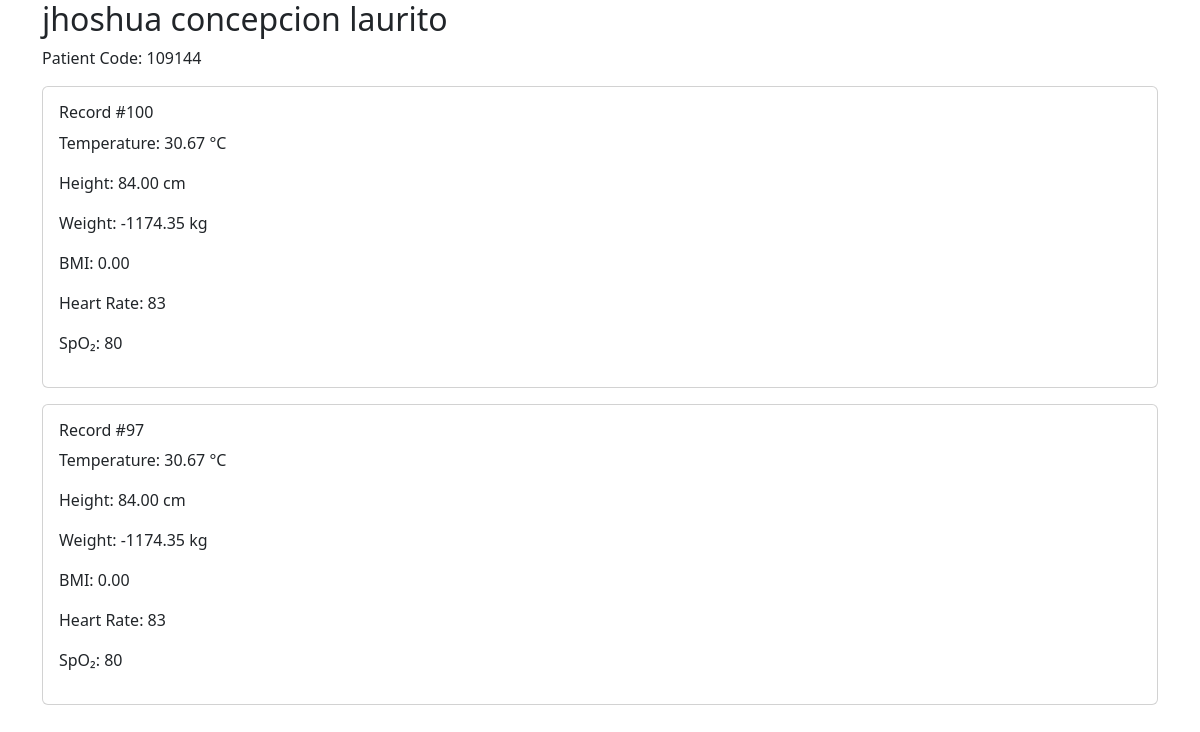
/admin/logs/patient-history-view.php?id=59, run on the app's committed database.
### tables this page shows
CREATE TABLE `users` (
  `id` int(11) NOT NULL,
  `fullname` varchar(100) NOT NULL,
  `last_name` varchar(50) DEFAULT NULL,
  `first_name` varchar(50) DEFAULT NULL,
  `middle_name` varchar(50) DEFAULT NULL,
  `suffix` varchar(20) DEFAULT NULL,
  `age` int(11) DEFAULT NULL,
  `birth_date` date DEFAULT NULL,
  `gender` enum('Male','Female') DEFAULT NULL,
  `address` text DEFAULT NULL,
  `barangay` varchar(100) DEFAULT NULL,
  `city_municipality` varchar(100) DEFAULT NULL,
  `province` varchar(100) DEFAULT NULL,
  `code_number` varchar(6) NOT NULL,
  `role` enum('admin','patient') NOT NULL,
  `created_at` timestamp NOT NULL DEFAULT current_timestamp(),
  `contact_number` varchar(20) DEFAULT NULL,
  `service_type` varchar(50) NOT NULL,
  `patient_number` int(11) NOT NULL DEFAULT 0,
  `blood_type` varchar(5) DEFAULT NULL
);

CREATE TABLE `measurements` (
  `id` int(11) NOT NULL,
  `user_id` int(11) NOT NULL,
  `temperature` decimal(5,2) DEFAULT NULL,
  `weight` decimal(6,2) DEFAULT NULL,
  `height` decimal(6,2) DEFAULT NULL,
  `bmi` decimal(5,2) DEFAULT NULL,
  `heart_rate` int(11) DEFAULT NULL,
  `spo2` int(11) DEFAULT NULL,
  `systolic` int(11) DEFAULT NULL,
  `diastolic` int(11) DEFAULT NULL,
  `created_at` timestamp NOT NULL DEFAULT current_timestamp(),
  `service_type` varchar(100) DEFAULT NULL
);

### admin/logs/patient-history-view.php (the view, shortened to what this page needs)
<?php
$id = (int)$_GET['id'];
$patient = mysqli_fetch_assoc(
    mysqli_query(
        $conn,
        "SELECT * FROM users WHERE id='$id'"
    )
);
$records = mysqli_query(
    $conn,
    "SELECT *
     FROM measurements
     WHERE user_id='$id'
     ORDER BY id DESC"
);
?>
<!DOCTYPE html>
<html>
<head>
<link href="https://cdn.jsdelivr.net/npm/bootstrap@5.3.3/dist/css/bootstrap.min.css" rel="stylesheet">
</head>
<body>
<div class="container py-0">
<h2><?= $patient['fullname'] ?></h2>
<p>
Patient Code:
<?= $patient['code_number'] ?>
</p>
<?php while($row=mysqli_fetch_assoc($records)): ?>
<div class="card mb-3">
    <div class="card-body">
        <h6>
            Record #<?= $row['id'] ?>
        </h6>
        <p>Temperature: <?= $row['temperature'] ?> °C</p>
        <p>Height: <?= $row['height'] ?> cm</p>
        <p>Weight: <?= $row['weight'] ?> kg</p>
        <p>BMI: <?= $row['bmi'] ?></p>
        <p>Heart Rate: <?= $row['heart_rate'] ?></p>
        <p>SpO₂: <?= $row['spo2'] ?></p>
    </div>
</div>
<?php endwhile; ?>
</div>
</body>
</html>

### data on the page
users: code_number "109144"
measurements: id "100", temperature "30.67", height "84.00", weight "-1174.35", bmi "0.00", heart_rate "83", spo2 "80"
measurements: id "97", temperature "30.67", height "84.00", weight "-1174.35", bmi "0.00", heart_rate "83", spo2 "80"
